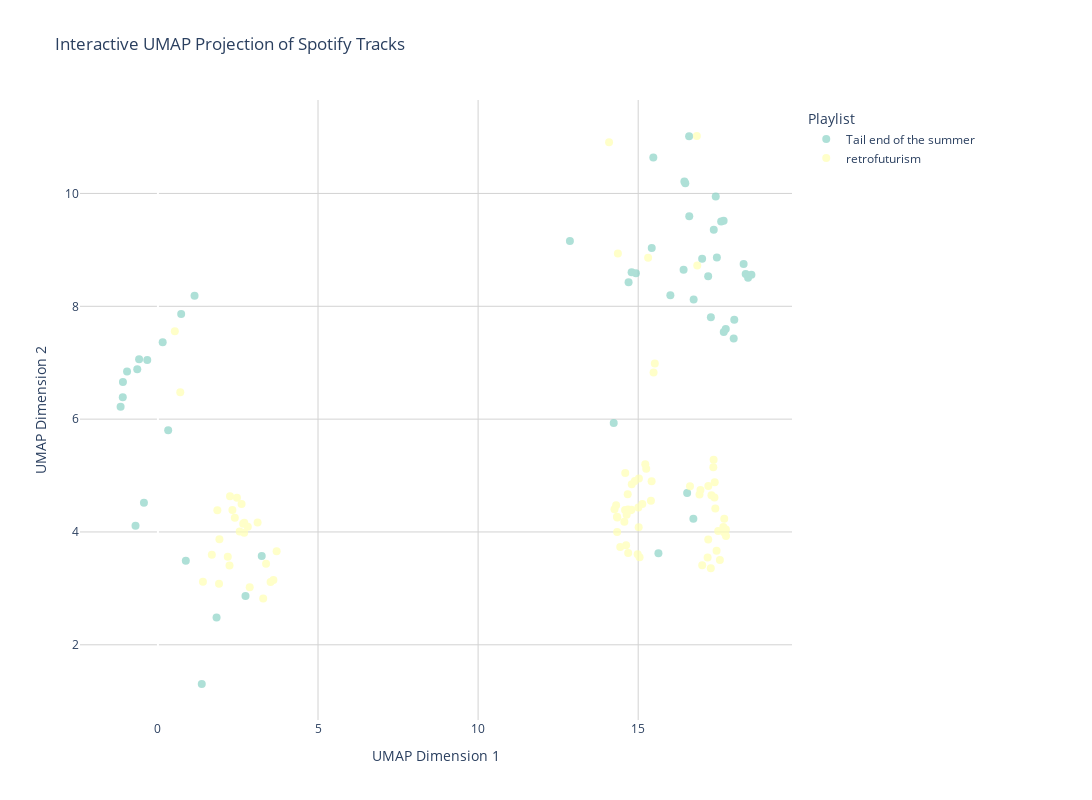

The cell this chart's notebook holds for it:
### Code cell
import plotly.express as px

playlists = [
    'Tail end of the summer',
    'retrofuturism'
]

plot_df = pd.DataFrame({
    'UMAP1': embedding[:, 0],
    'UMAP2': embedding[:, 1],
    'Playlist': df['primary_playlist'],
    'Track': df['name'],
    'Artist': df['artists'],
    'Danceability': df['danceability'],
    'Energy': df['energy'],
    'Valence': df['valence']
})

plot_df = plot_df[plot_df['Playlist'].isin(playlists)]


fig = px.scatter(
    plot_df,
    x='UMAP1',
    y='UMAP2',
    color='Playlist',
    hover_data=['Track', 'Artist', 'Danceability', 'Energy', 'Valence'],
    title='Interactive UMAP Projection of Spotify Tracks',
    labels={'UMAP1': 'UMAP Dimension 1', 'UMAP2': 'UMAP Dimension 2'},
    color_discrete_sequence=px.colors.qualitative.Set3
)

# Update layout for better visualization
fig.update_layout(
    plot_bgcolor='white',
    width=1200,
    height=800,
    legend=dict(
        yanchor="top",
        y=0.99,
        xanchor="left",
        x=1.02
    ),
    margin=dict(r=300)  # Make room for the legend
)

# Update traces
fig.update_traces(
    marker=dict(size=8),
    opacity=0.7
)

# Add gridlines
fig.update_xaxes(showgrid=True, gridwidth=1, gridcolor='LightGray')
fig.update_yaxes(showgrid=True, gridwidth=1, gridcolor='LightGray')

# Show the plot
fig.show()

# Store the UMAP coordinates in the original dataframe if needed
df['umap_1'] = embedding[:, 0]
df['umap_2'] = embedding[:, 1]

### Figure 1 — Plotly figure (JSON) as saved in the notebook; plotly's stock layout.template omitted (floating-point values rounded to 4 significant figures; data arrays with more than 128 entries replaced by an {"elided": "..."} marker saying what was removed)
{"data": [{"customdata": {"elided": "51x5 mixed values"}, "hovertemplate": "Playlist=Tail end of the summer<br>UMAP Dimension 1=%{x}<br>UMAP Dimension 2=%{y}<br>Track=%{customdata[0]}<br>Artist=%{customdata[1]}<br>Danceability=%{customdata[2]}<br>Energy=%{customdata[3]}<br>Valence=%{customdata[4]}<extra></extra>", "legendgroup": "Tail end of the summer", "marker": {"color": "rgb(141,211,199)", "size": 8, "symbol": "circle"}, "mode": "markers", "name": "Tail end of the summer", "opacity": 0.7, "orientation": "v", "showlegend": true, "type": "scatter", "x": [16.53, 17.0, 17.42, 18.0, 18.43, 18.54, 18.36, 15.47, 16.42, 2.735, 17.36, 17.46, 0.8706, 16.44, -0.6456, -0.9645, -0.3332, 17.59, 15.63, 16.59, 0.1483, 12.87, 14.93, 14.24, 18.29, 15.42, -0.4368, -1.093, 1.832, 17.19, -0.5879, 14.79, 0.3203, 17.67, -1.166, 17.27, 17.67, 3.242, 16.59, 16.0, 0.726, 1.144, 16.47, 17.98, 16.72, 14.7, 17.73, -0.6998, 16.73, -1.098, 1.369], "xaxis": "x", "y": [4.689, 8.843, 9.944, 7.764, 8.507, 8.557, 8.572, 10.64, 8.649, 2.866, 9.359, 8.867, 3.49, 10.21, 6.885, 6.846, 7.048, 9.502, 3.623, 9.597, 7.364, 9.156, 8.587, 5.932, 8.748, 9.034, 4.517, 6.66, 2.484, 8.531, 7.061, 8.606, 5.803, 7.544, 6.218, 7.805, 9.516, 3.572, 11.01, 8.194, 7.863, 8.188, 10.18, 7.428, 4.233, 8.425, 7.599, 4.108, 8.121, 6.388, 1.305], "yaxis": "y"}, {"customdata": {"elided": "84x5 mixed values"}, "hovertemplate": "Playlist=retrofuturism<br>UMAP Dimension 1=%{x}<br>UMAP Dimension 2=%{y}<br>Track=%{customdata[0]}<br>Artist=%{customdata[1]}<br>Danceability=%{customdata[2]}<br>Energy=%{customdata[3]}<br>Valence=%{customdata[4]}<extra></extra>", "legendgroup": "retrofuturism", "marker": {"color": "rgb(255,255,179)", "size": 8, "symbol": "circle"}, "mode": "markers", "name": "retrofuturism", "opacity": 0.7, "orientation": "v", "showlegend": true, "type": "scatter", "x": [15.4, 15.13, 14.67, 2.866, 17.17, 15.01, 14.35, 14.68, 14.34, 17.71, 2.235, 14.57, 17.55, 1.405, 17.69, 17.74, 15.0, 14.26, 2.662, 3.288, 1.856, 2.697, 14.31, 3.377, 2.694, 3.113, 17.27, 14.34, 17.19, 14.98, 17.45, 2.553, 15.31, 1.908, 0.5272, 17.36, 14.09, 2.401, 0.6981, 17.0, 17.69, 15.48, 2.182, 17.39, 17.5, 17.66, 15.52, 14.76, 2.807, 14.37, 15.42, 14.59, 14.69, 14.8, 2.326, 15.25, 14.9, 3.606, 14.62, 15.04, 14.44, 17.41, 3.707, 2.612, 3.518, 16.62, 16.92, 17.74, 16.94, 1.92, 16.84, 2.252, 2.468, 1.683, 14.6, 17.35, 17.38, 15.02, 16.83, 17.19, 14.64, 15.22, 17.29, 14.79], "xaxis": "x", "y": [4.551, 4.494, 4.67, 3.02, 3.547, 4.086, 4.258, 4.397, 3.999, 4.032, 3.404, 4.183, 3.505, 3.116, 3.992, 4.043, 4.435, 4.401, 4.144, 2.82, 4.386, 4.165, 4.474, 3.437, 3.987, 4.167, 3.358, 4.268, 3.867, 3.606, 3.668, 4.01, 8.86, 3.08, 7.558, 5.278, 10.91, 4.253, 6.476, 3.41, 4.232, 6.826, 3.559, 4.883, 4.015, 4.088, 6.985, 4.385, 4.093, 8.935, 4.901, 4.39, 3.625, 4.845, 4.39, 5.121, 4.902, 3.147, 3.764, 3.553, 3.732, 4.415, 3.659, 4.497, 3.115, 4.811, 4.664, 3.929, 4.745, 3.87, 8.723, 4.632, 4.608, 3.596, 5.045, 5.146, 4.611, 4.948, 11.02, 4.813, 4.304, 5.199, 4.652, 4.395], "yaxis": "y"}], "layout": {"height": 800, "legend": {"title": {"text": "Playlist"}, "tracegroupgap": 0, "x": 1.02, "xanchor": "left", "y": 0.99, "yanchor": "top"}, "margin": {"r": 300}, "plot_bgcolor": "white", "title": {"text": "Interactive UMAP Projection of Spotify Tracks"}, "width": 1200, "xaxis": {"anchor": "y", "domain": [0, 1], "gridcolor": "LightGray", "gridwidth": 1, "showgrid": true, "title": {"text": "UMAP Dimension 1"}}, "yaxis": {"anchor": "x", "domain": [0, 1], "gridcolor": "LightGray", "gridwidth": 1, "showgrid": true, "title": {"text": "UMAP Dimension 2"}}}}
